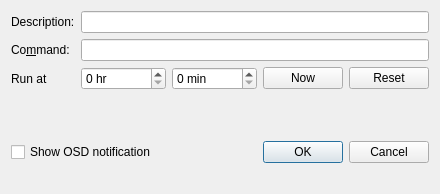
<?xml version="1.0" encoding="UTF-8"?>
<ui version="4.0">
 <class>CommandDialog</class>
 <widget class="QWidget" name="CommandDialog">
  <property name="geometry">
   <rect>
    <x>0</x>
    <y>0</y>
    <width>440</width>
    <height>194</height>
   </rect>
  </property>
  <property name="windowTitle">
   <string>Dialog</string>
  </property>
  <layout class="QGridLayout" name="gridLayout">
   <item row="6" column="0" colspan="3">
    <widget class="QCheckBox" name="checkBox">
     <property name="text">
      <string>Show OSD notification</string>
     </property>
    </widget>
   </item>
   <item row="0" column="1" colspan="4">
    <widget class="QLineEdit" name="lineEditComment">
     <property name="clearButtonEnabled">
      <bool>true</bool>
     </property>
    </widget>
   </item>
   <item row="2" column="3">
    <widget class="QPushButton" name="pushButtonCurrent">
     <property name="text">
      <string>Now</string>
     </property>
    </widget>
   </item>
   <item row="2" column="2">
    <widget class="QSpinBox" name="spinBoxMinutes">
     <property name="sizePolicy">
      <sizepolicy hsizetype="MinimumExpanding" vsizetype="Fixed">
       <horstretch>0</horstretch>
       <verstretch>0</verstretch>
      </sizepolicy>
     </property>
     <property name="suffix">
      <string> min</string>
     </property>
     <property name="prefix">
      <string/>
     </property>
     <property name="maximum">
      <number>59</number>
     </property>
    </widget>
   </item>
   <item row="6" column="3" colspan="2">
    <widget class="QDialogButtonBox" name="buttonBox">
     <property name="orientation">
      <enum>Qt::Horizontal</enum>
     </property>
     <property name="standardButtons">
      <set>QDialogButtonBox::Cancel|QDialogButtonBox::Ok</set>
     </property>
    </widget>
   </item>
   <item row="7" column="0" colspan="5">
    <widget class="QLabel" name="errorLabel">
     <property name="text">
      <string/>
     </property>
    </widget>
   </item>
   <item row="0" column="0">
    <widget class="QLabel" name="label">
     <property name="text">
      <string>Description:</string>
     </property>
     <property name="buddy">
      <cstring>lineEditComment</cstring>
     </property>
    </widget>
   </item>
   <item row="2" column="0">
    <widget class="QLabel" name="label_3">
     <property name="text">
      <string>Run at</string>
     </property>
    </widget>
   </item>
   <item row="2" column="1">
    <widget class="QSpinBox" name="spinBoxHours">
     <property name="sizePolicy">
      <sizepolicy hsizetype="MinimumExpanding" vsizetype="Fixed">
       <horstretch>0</horstretch>
       <verstretch>0</verstretch>
      </sizepolicy>
     </property>
     <property name="suffix">
      <string> hr</string>
     </property>
     <property name="prefix">
      <string/>
     </property>
     <property name="maximum">
      <number>24</number>
     </property>
    </widget>
   </item>
   <item row="1" column="0">
    <widget class="QLabel" name="label_2">
     <property name="text">
      <string>Co&amp;mmand:</string>
     </property>
     <property name="buddy">
      <cstring>lineEditCommand</cstring>
     </property>
    </widget>
   </item>
   <item row="1" column="1" colspan="4">
    <widget class="QLineEdit" name="lineEditCommand">
     <property name="clearButtonEnabled">
      <bool>true</bool>
     </property>
    </widget>
   </item>
   <item row="2" column="4">
    <widget class="QPushButton" name="pushButtonReset">
     <property name="text">
      <string>Reset</string>
     </property>
    </widget>
   </item>
   <item row="4" column="0">
    <spacer name="verticalSpacer">
     <property name="orientation">
      <enum>Qt::Vertical</enum>
     </property>
     <property name="sizeHint" stdset="0">
      <size>
       <width>20</width>
       <height>40</height>
      </size>
     </property>
    </spacer>
   </item>
  </layout>
 </widget>
 <tabstops>
  <tabstop>lineEditComment</tabstop>
  <tabstop>lineEditCommand</tabstop>
  <tabstop>spinBoxHours</tabstop>
  <tabstop>spinBoxMinutes</tabstop>
  <tabstop>pushButtonCurrent</tabstop>
  <tabstop>pushButtonReset</tabstop>
  <tabstop>checkBox</tabstop>
 </tabstops>
 <resources/>
 <connections/>
</ui>
